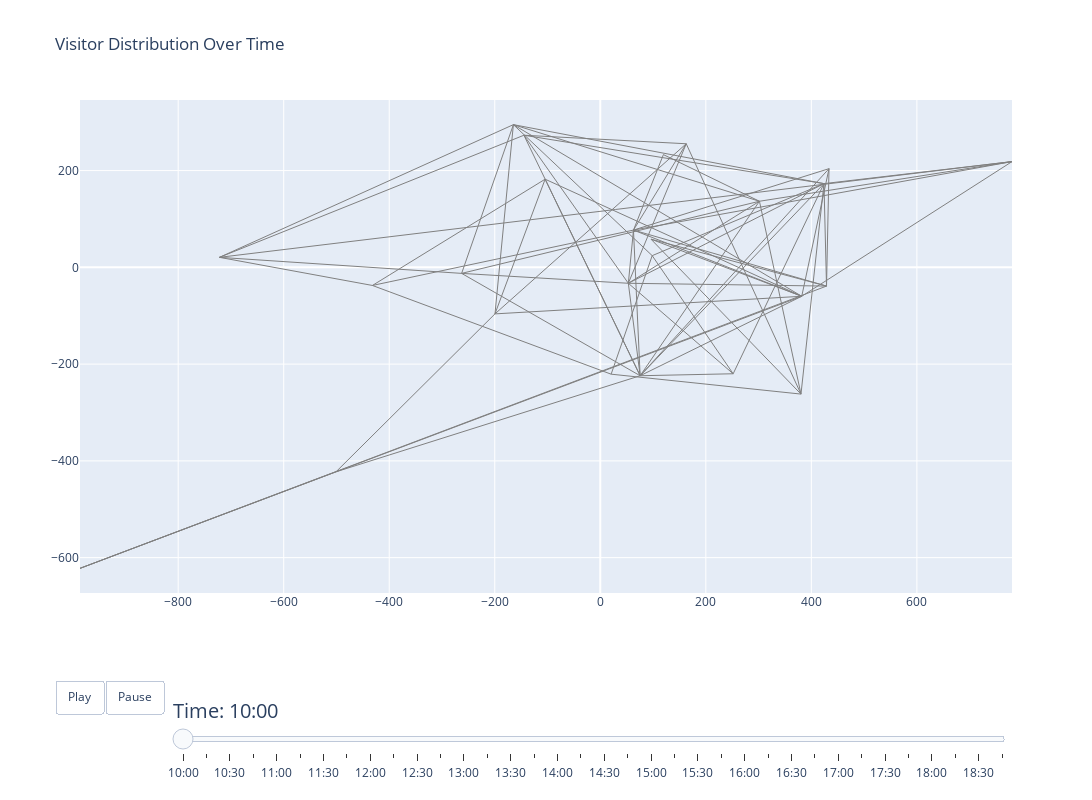

Notebook code cell kept with this figure:
### Code cell
# Normalize the visitor count by the capacity of each attraction
capacity_dict = dict(
    zip(capacity_df["ENTITY_DESCRIPTION_SHORT"], capacity_df["CAPACITY"])
)


# Function to convert decimal hours to "HH:MM" format
def decimal_to_time(decimal_time):
    hours = int(decimal_time)
    minutes = int((decimal_time - hours) * 60)
    return f"{hours:02}:{minutes:02}"  # Format as HH:MM


PortAventura_attractions = list(
    link_attractions_df[link_attractions_df["PARK"] == "PortAventura World"][
        "ATTRACTION"
    ]
)
PortAventura_park = ThemeParkGraph(PortAventura_attractions)

# Add manual distances
for attr1, attr2, distance in essential_distances:
    if attr1 and attr2 in PortAventura_attractions:  # Exclude Tivoli Gardens
        PortAventura_park.add_manual_distance(attr1, attr2, distance)

# Generate paths
PortAventura_park.generate_paths()

# Get the layout from the visualize method
fig, pos_dict = PortAventura_park.visualize(use_distance_layout=True)

# Now you can use pos_dict for your animation
attractions = list(capacity_df["ENTITY_DESCRIPTION_SHORT"].unique())

x = [pos_dict[node][0] for node in attractions]
y = [pos_dict[node][1] for node in attractions]


# Create edge trace (static, no labels or numbers)
edge_trace = go.Scatter(
    x=sum(
        [
            [pos_dict[edge[0]][0], pos_dict[edge[1]][0], None]
            for edge in PortAventura_park.G.edges
        ],
        [],
    ),
    y=sum(
        [
            [pos_dict[edge[0]][1], pos_dict[edge[1]][1], None]
            for edge in PortAventura_park.G.edges
        ],
        [],
    ),
    mode="lines",
    line=dict(width=1, color="gray"),
    hoverinfo="none",  # Prevents hover text on edges
)

# Generate frames for animation
frames = []
time_intervals = np.arange(10, 19, 0.25)

for time in time_intervals:
    # Count visitors at each attraction at this time
    active_visitors = schedule_df[
        (schedule_df["arrival_time"] <= time) & (schedule_df["departure_time"] >= time)
    ]

    node_sizes = []
    node_labels = []
    for node in attractions:
        visitor_count = active_visitors[active_visitors["attraction"] == node].shape[0]
        normalized_size = visitor_count / capacity_dict[node]  # Normalize by capacity
        scaled_size = normalized_size * 100  # Scale the size
        node_sizes.append(scaled_size)
        node_labels.append(f"{node}: {visitor_count}")  # Only append labels to nodes

    formatted_time = decimal_to_time(time)

    # Frame only updates node positions and labels, NOT edges
    frames.append(
        go.Frame(
            data=[
                go.Scatter(
                    x=[pos_dict[node][0] for node in attractions],
                    y=[pos_dict[node][1] for node in attractions],
                    mode="markers+text",
                    marker=dict(size=node_sizes, color="blue", opacity=0.7),
                    text=node_labels,  # Ensure only nodes have labels
                    textposition="top center",
                    hoverinfo="text",
                )
            ],
            name=formatted_time,  # Use formatted time
        )
    )

# Initialize figure with only edge trace (nodes appear via animation)
fig = go.Figure(
    data=[edge_trace],  # Keep only edges static initially
    layout=go.Layout(
        title="Visitor Distribution Over Time",
        width=1200,
        height=800,
        updatemenus=[
            {
                "buttons": [
                    {
                        "args": [
                            None,
                            {
                                "frame": {"duration": 200, "redraw": True},
                                "fromcurrent": True,
                            },
                        ],
                        "label": "Play",
                        "method": "animate",
                    },
                    {
                        "args": [
                            [None],
                            {
                                "frame": {"duration": 0, "redraw": True},
                                "mode": "immediate",
                                "transition": {"duration": 0},
                            },
                        ],
                        "label": "Pause",
                        "method": "animate",
                    },
                ],
                "direction": "left",
                "pad": {"r": 10, "t": 87},
                "showactive": False,
                "type": "buttons",
                "x": 0.1,
                "xanchor": "right",
                "y": 0,
                "yanchor": "top",
            }
        ],
        sliders=[
            {
                "active": 0,
                "yanchor": "top",
                "xanchor": "left",
                "currentvalue": {"prefix": "Time: ", "font": {"size": 20}},
                "pad": {"b": 10, "t": 50},
                "len": 0.9,
                "x": 0.1,
                "y": -0.1,
                "steps": [
                    {
                        "args": [
                            [f.name],
                            {
                                "frame": {"duration": 0, "redraw": True},
                                "mode": "immediate",
                            },
                        ],
                        "label": f.name,
                        "method": "animate",
                    }
                    for f in frames
                ],
            }
        ],
    ),
    frames=frames,  # Ensure frames only update nodes
)

fig.show()

### Figure 1 — Plotly figure (JSON) as saved in the notebook; plotly's stock layout.template omitted (floating-point values rounded to 4 significant figures; data arrays with more than 128 entries replaced by an {"elided": "..."} marker saying what was removed)
{"data": [{"hoverinfo": "none", "line": {"color": "gray", "width": 1}, "mode": "lines", "type": "scatter", "x": {"elided": "207 float values"}, "y": {"elided": "207 float values"}}], "layout": {"height": 800, "sliders": [{"active": 0, "currentvalue": {"font": {"size": 20}, "prefix": "Time: "}, "len": 0.9, "pad": {"b": 10, "t": 50}, "steps": [{"args": [["10:00"], {"frame": {"duration": 0, "redraw": true}, "mode": "immediate"}], "label": "10:00", "method": "animate"}, {"args": [["10:15"], {"frame": {"duration": 0, "redraw": true}, "mode": "immediate"}], "label": "10:15", "method": "animate"}, {"args": [["10:30"], {"frame": {"duration": 0, "redraw": true}, "mode": "immediate"}], "label": "10:30", "method": "animate"}, {"args": [["10:45"], {"frame": {"duration": 0, "redraw": true}, "mode": "immediate"}], "label": "10:45", "method": "animate"}, {"args": [["11:00"], {"frame": {"duration": 0, "redraw": true}, "mode": "immediate"}], "label": "11:00", "method": "animate"}, {"args": [["11:15"], {"frame": {"duration": 0, "redraw": true}, "mode": "immediate"}], "label": "11:15", "method": "animate"}, {"args": [["11:30"], {"frame": {"duration": 0, "redraw": true}, "mode": "immediate"}], "label": "11:30", "method": "animate"}, {"args": [["11:45"], {"frame": {"duration": 0, "redraw": true}, "mode": "immediate"}], "label": "11:45", "method": "animate"}, {"args": [["12:00"], {"frame": {"duration": 0, "redraw": true}, "mode": "immediate"}], "label": "12:00", "method": "animate"}, {"args": [["12:15"], {"frame": {"duration": 0, "redraw": true}, "mode": "immediate"}], "label": "12:15", "method": "animate"}, {"args": [["12:30"], {"frame": {"duration": 0, "redraw": true}, "mode": "immediate"}], "label": "12:30", "method": "animate"}, {"args": [["12:45"], {"frame": {"duration": 0, "redraw": true}, "mode": "immediate"}], "label": "12:45", "method": "animate"}, {"args": [["13:00"], {"frame": {"duration": 0, "redraw": true}, "mode": "immediate"}], "label": "13:00", "method": "animate"}, {"args": [["13:15"], {"frame": {"duration": 0, "redraw": true}, "mode": "immediate"}], "label": "13:15", "method": "animate"}, {"args": [["13:30"], {"frame": {"duration": 0, "redraw": true}, "mode": "immediate"}], "label": "13:30", "method": "animate"}, {"args": [["13:45"], {"frame": {"duration": 0, "redraw": true}, "mode": "immediate"}], "label": "13:45", "method": "animate"}, {"args": [["14:00"], {"frame": {"duration": 0, "redraw": true}, "mode": "immediate"}], "label": "14:00", "method": "animate"}, {"args": [["14:15"], {"frame": {"duration": 0, "redraw": true}, "mode": "immediate"}], "label": "14:15", "method": "animate"}, {"args": [["14:30"], {"frame": {"duration": 0, "redraw": true}, "mode": "immediate"}], "label": "14:30", "method": "animate"}, {"args": [["14:45"], {"frame": {"duration": 0, "redraw": true}, "mode": "immediate"}], "label": "14:45", "method": "animate"}, {"args": [["15:00"], {"frame": {"duration": 0, "redraw": true}, "mode": "immediate"}], "label": "15:00", "method": "animate"}, {"args": [["15:15"], {"frame": {"duration": 0, "redraw": true}, "mode": "immediate"}], "label": "15:15", "method": "animate"}, {"args": [["15:30"], {"frame": {"duration": 0, "redraw": true}, "mode": "immediate"}], "label": "15:30", "method": "animate"}, {"args": [["15:45"], {"frame": {"duration": 0, "redraw": true}, "mode": "immediate"}], "label": "15:45", "method": "animate"}, {"args": [["16:00"], {"frame": {"duration": 0, "redraw": true}, "mode": "immediate"}], "label": "16:00", "method": "animate"}, {"args": [["16:15"], {"frame": {"duration": 0, "redraw": true}, "mode": "immediate"}], "label": "16:15", "method": "animate"}, {"args": [["16:30"], {"frame": {"duration": 0, "redraw": true}, "mode": "immediate"}], "label": "16:30", "method": "animate"}, {"args": [["16:45"], {"frame": {"duration": 0, "redraw": true}, "mode": "immediate"}], "label": "16:45", "method": "animate"}, {"args": [["17:00"], {"frame": {"duration": 0, "redraw": true}, "mode": "immediate"}], "label": "17:00", "method": "animate"}, {"args": [["17:15"], {"frame": {"duration": 0, "redraw": true}, "mode": "immediate"}], "label": "17:15", "method": "animate"}, {"args": [["17:30"], {"frame": {"duration": 0, "redraw": true}, "mode": "immediate"}], "label": "17:30", "method": "animate"}, {"args": [["17:45"], {"frame": {"duration": 0, "redraw": true}, "mode": "immediate"}], "label": "17:45", "method": "animate"}, {"args": [["18:00"], {"frame": {"duration": 0, "redraw": true}, "mode": "immediate"}], "label": "18:00", "method": "animate"}, {"args": [["18:15"], {"frame": {"duration": 0, "redraw": true}, "mode": "immediate"}], "label": "18:15", "method": "animate"}, {"args": [["18:30"], {"frame": {"duration": 0, "redraw": true}, "mode": "immediate"}], "label": "18:30", "method": "animate"}, {"args": [["18:45"], {"frame": {"duration": 0, "redraw": true}, "mode": "immediate"}], "label": "18:45", "method": "animate"}], "x": 0.1, "xanchor": "left", "y": -0.1, "yanchor": "top"}], "title": {"text": "Visitor Distribution Over Time"}, "updatemenus": [{"buttons": [{"args": [null, {"frame": {"duration": 200, "redraw": true}, "fromcurrent": true}], "label": "Play", "method": "animate"}, {"args": [[null], {"frame": {"duration": 0, "redraw": true}, "mode": "immediate", "transition": {"duration": 0}}], "label": "Pause", "method": "animate"}], "direction": "left", "pad": {"r": 10, "t": 87}, "showactive": false, "type": "buttons", "x": 0.1, "xanchor": "right", "y": 0, "yanchor": "top"}], "width": 1200}}
